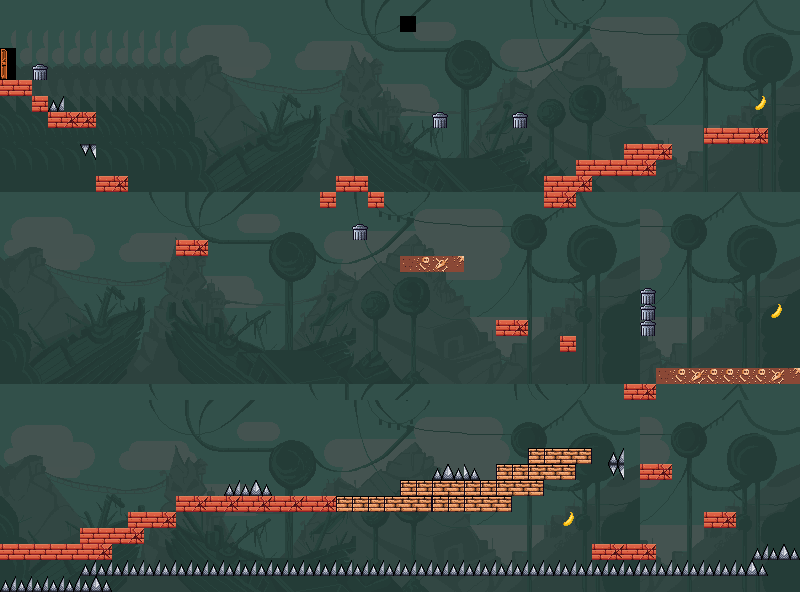

This is a level from a 2D game, rendered from its Tiled map with the project's own tilesets. A one-line summary and the map file follow, with tile-layer data summarised:
An orthogonal 50x37 tile map with 16x16 px tiles, 6 tile layers (bg, trap, map, arrow, ...), 3 tilesets.

<map version="1.10" tiledversion="1.11.2" orientation="orthogonal" renderorder="right-down" width="50" height="37" tilewidth="16" tileheight="16" infinite="0" nextlayerid="11" nextobjectid="1">
 <tileset firstgid="1" name="MapTielset" tilewidth="16" tileheight="16" tilecount="400" columns="20">
  <image source="../resources/MapTielset.png" width="320" height="320" />
 </tileset>
 <tileset firstgid="401" name="banana_2" tilewidth="16" tileheight="16" tilecount="1" columns="1">
  <image source="../resources/banana_2.png" width="16" height="16" />
 </tileset>
 <tileset firstgid="402" name="BackGround" tilewidth="16" tileheight="16" tilecount="480" columns="40">
  <image source="../resources/BackGround.png" width="640" height="192" />
 </tileset>
   <layer id="8" name="bg" width="50" height="37" opacity="0.34">
  <data>[1850 cells, 1849 non-empty, 480 distinct tile ids]</data>
 </layer>
 <layer id="9" name="trap" width="50" height="37">
  <data>[1850 cells, 63 non-empty, 3 distinct tile ids]</data>
 </layer>
 <layer id="3" name="map" width="50" height="37">
  <data>[1850 cells, 99 non-empty, 7 distinct tile ids]</data>
 </layer>
 <layer id="10" name="arrow" width="50" height="37">
  <data>[1850 cells, 7 non-empty, 1 distinct tile ids]</data>
 </layer>
 <layer id="5" name="slow" width="50" height="37">
  <data>[1850 cells, 15 non-empty, 6 distinct tile ids]</data>
 </layer>
 <layer id="4" name="coin" width="50" height="37">
  <data>[1850 cells, 3 non-empty, 1 distinct tile ids]</data>
 </layer>
</map>
